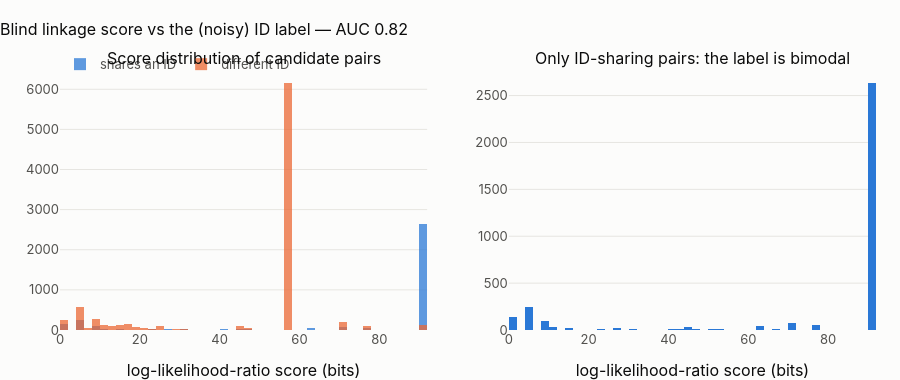

Here is the notebook cell this chart was saved with:
### Markdown cell above
**Reading the parameters.** With realistic chance-agreement rates the weights are interpretable: agreeing on
`document_number` is worth ≈ +20 bits, `mobile_phone` ≈ +19, `date_of_birth` ≈ +14, `email` ≈ +14, `last_name` ≈ +11, while
`country` and `gender` are weak (≈ +1.3, few categories). **Caveat:** *m* is estimated on blocked candidates (which are enriched
in matches by construction), so the EM prevalence saturates (capped at 0.99) and absolute weights are approximate.
That is why the linkage is validated on **held-out fields** below rather than trusted on its own likelihood.

### Code cell
# How well does the score do against the ID label, and what does the "error" look like?
y = cand.same_id.values
auc = roc_auc_score(y, cand.score)
fig = make_subplots(
    rows=1,
    cols=2,
    subplot_titles=[
        "Score distribution of candidate pairs",
        "Only ID-sharing pairs: the label is bimodal",
    ],
)
for v, name, col in ((1, "shares an ID", theme.BLUE), (0, "different ID", theme.ORANGE)):
    fig.add_histogram(
        x=cand.score[y == v], name=name, marker_color=col, opacity=0.75, nbinsx=50, row=1, col=1
    )
fig.add_histogram(
    x=cand.score[y == 1], marker_color=theme.BLUE, nbinsx=50, showlegend=False, row=1, col=2
)
fig.update_layout(
    barmode="overlay",
    height=380,
    title=f"Blind linkage score vs the (noisy) ID label — AUC {auc:.2f}",
)
fig.update_xaxes(title_text="log-likelihood-ratio score (bits)")
fig.show()

### Figure 1 — Plotly figure (JSON) as saved in the notebook; plotly's stock layout.template omitted (floating-point values rounded to 4 significant figures; data arrays with more than 128 entries replaced by an {"elided": "..."} marker saying what was removed)
{"data": [{"marker": {"color": "#2a78d6"}, "name": "shares an ID", "nbinsx": 50, "opacity": 0.75, "type": "histogram", "x": {"elided": "3495 float values"}, "xaxis": "x", "yaxis": "y"}, {"marker": {"color": "#eb6834"}, "name": "different ID", "nbinsx": 50, "opacity": 0.75, "type": "histogram", "x": {"elided": "8695 float values"}, "xaxis": "x", "yaxis": "y"}, {"marker": {"color": "#2a78d6"}, "nbinsx": 50, "showlegend": false, "type": "histogram", "x": {"elided": "3495 float values"}, "xaxis": "x2", "yaxis": "y2"}], "layout": {"annotations": [{"font": {"size": 16}, "showarrow": false, "text": "Score distribution of candidate pairs", "x": 0.225, "xanchor": "center", "xref": "paper", "y": 1.0, "yanchor": "bottom", "yref": "paper"}, {"font": {"size": 16}, "showarrow": false, "text": "Only ID-sharing pairs: the label is bimodal", "x": 0.775, "xanchor": "center", "xref": "paper", "y": 1.0, "yanchor": "bottom", "yref": "paper"}], "barmode": "overlay", "height": 380, "title": {"text": "Blind linkage score vs the (noisy) ID label — AUC 0.82"}, "xaxis": {"anchor": "y", "domain": [0.0, 0.45], "title": {"text": "log-likelihood-ratio score (bits)"}}, "xaxis2": {"anchor": "y2", "domain": [0.55, 1.0], "title": {"text": "log-likelihood-ratio score (bits)"}}, "yaxis": {"anchor": "x", "domain": [0.0, 1.0]}, "yaxis2": {"anchor": "x2", "domain": [0.0, 1.0]}}}
